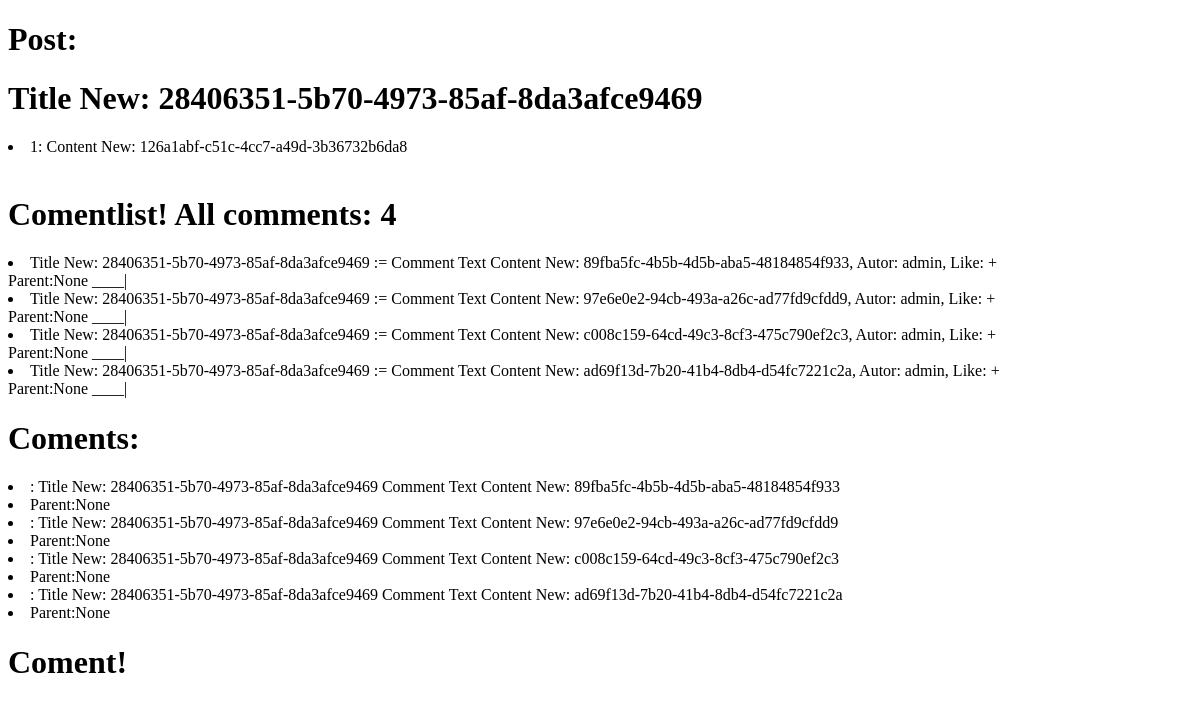
The app's page /newcabspk/1/, older data.
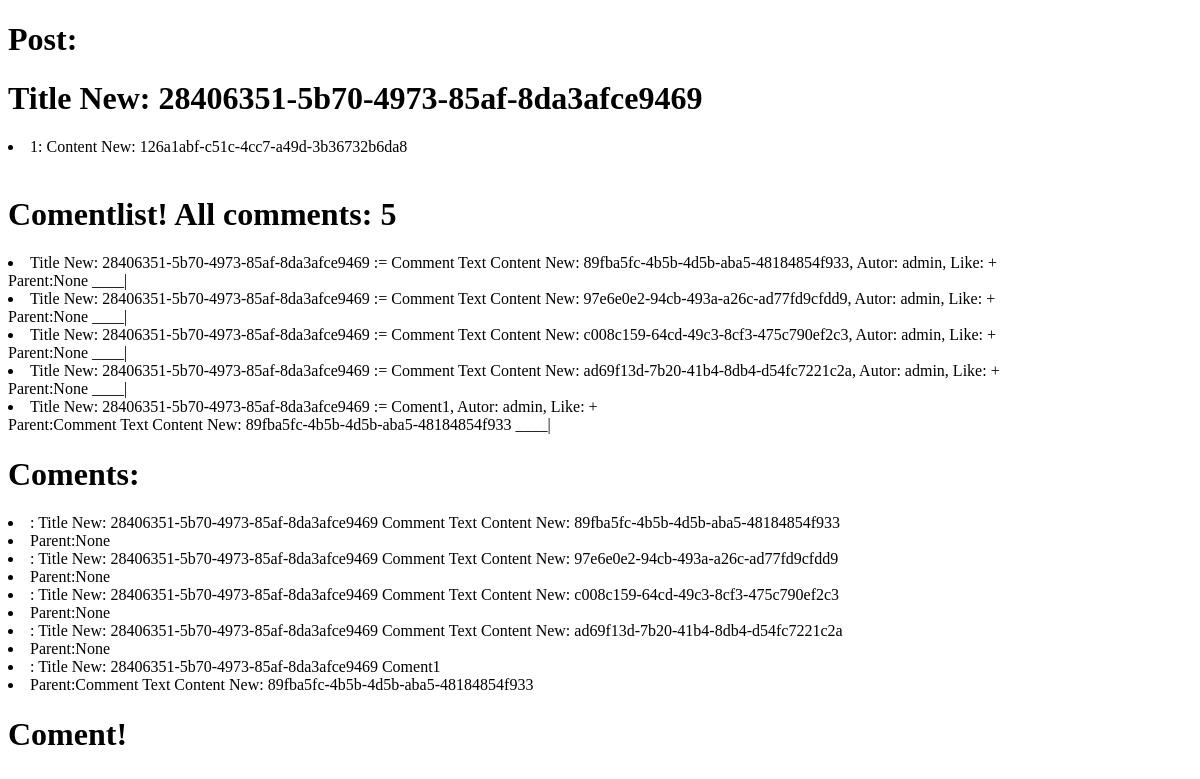
The same page, newer data.
### appcoment/models.py (models this page shows, shortened)
@python_2_unicode_compatible
class PostModel(models.Model):
    title = models.CharField(max_length=200)
    conten = models.TextField()
    timecreated = models.DateTimeField(verbose_name='Data Created', auto_now_add=True)
    def __str__(self):
        return self.title

class CommentAbs(MPTTModel):
    textcomment = models.CharField(max_length=100)
    likecom = models.CharField(max_length=1, default='+')
    parent = models.ForeignKey('self', blank=True, null=True, verbose_name="parent", related_name='child', db_index=True)
    class Meta:
        abstract = True

class CommentList(CommentAbs):
    autor = models.ForeignKey(User)
    textcom = models.ForeignKey(PostModel, related_name='postnuber')
    def __str__(self):
        return self.textcomment

### appcoment/views.py (the view)
# urls.py: url(r'^newcabspk/(?P<pk>[0-9]+)/$', newcabspk),
def newcabspk(request, pk):
    post = PostModel.objects.filter(pk=pk)
    comls = CommentList.objects.select_related('textcom').filter(textcom=pk)
    allcom = CommentList.objects.all()
    return render_to_response('postcom.html', {'comls': comls, 'post': post, 'allcom': allcom})

### appcoment/templates/postcom.html (shortened to what this page needs)
<!DOCTYPE html>
<html lang="en">
<head>
</head>
<body>
<h1>Post:</h1>
    {% for foo in post %}
        <h1>{{ foo.title }}</h1>
        <li>{{ foo.id }}: {{ foo.conten }} </li>
        <br>
    {% endfor %}
<h1>Comentlist! All comments: {{ allcom.count }} </h1>
{% for comlss in comls %}
    <li>  {{ comlss.textcom }} := {{ comlss.textcomment }}, Autor: {{ comlss.autor }}, Like: {{ comlss.likecom }} </li>
     Parent:{{ comlss.parent }} ____|
{% endfor %}
<h1>Coments:</h1>
{% for comlss in allcom %}
    <li>{{ comlss.comtopost_id }}: {{ comlss.comtopost }} {{ comlss.textcom }} {{ comlss.textcomment }}</li>
    <li> Parent:{{ comlss.parent }} </li>
{% endfor %}
<h1>Coment!</h1>
</body>
</html>

Row changes from the older to the newer data that the page shows:
added CommentList: textcom "Title New: 28406351-5b70-4973-85af-8da3afce9469", textcomment "Coment1", autor "admin", likecom "+", parent "Comment Text Content New: 89fba5fc-4b5b-4d5b-aba5-48184854f933"
Text that changed along with them:
{{ allcom.count }}: "4" → "5"
